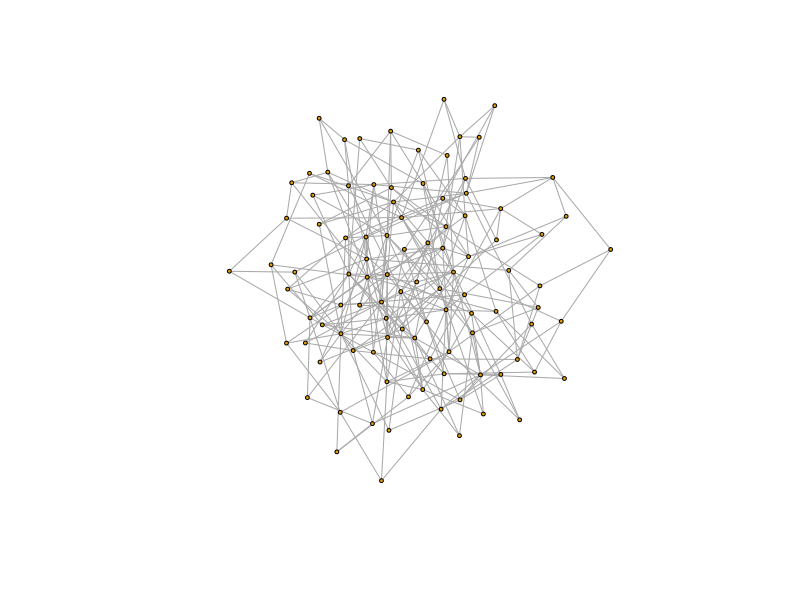
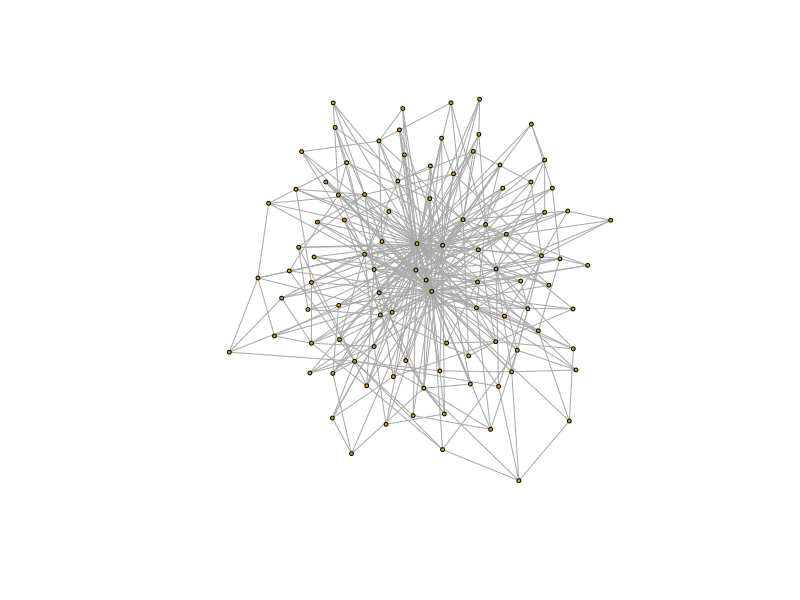

Write R code to recreate these figures, in order.
setwd("C:/Users/rcappaw/Desktop/R/Workflow/igraphEpi-New")
#source("SPATIAL-PIPELINE-NEW-MODEL.R")
library(igraph)
library(Matrix)
library(tidyverse)
#+++++++++++++++++++++++++++++++++++++++++++++++++++++++++++++++++++++++++++++++++++++++++++++
# [1] Spatial Expander Propagation Graph with weighted edges, 
# node attributes, scale free degree distribution, small world effect and community structures
#++++++++++++++++++++++++++++++++++++++++++++++++++++++++++++++++++++++++++++++++++++++++++++++
# Function to generate a spatial scale-free graph
# with the given parameters
#
# Arguments:
#   N: number of nodes
#   r: cutoff distance for adjacency matrix
#   beta: power law parameter for distance-dependent probability
#   m: number of edges added for each new node
#   alpha: parameter controlling strength of degree effect
#   mu: parameter controlling preference when connecting nodes. Thus, preference to care about 
#       spatial distance between nodes when connecting them, vs caring only about vertex degree. 0:care aboutdegree
  #1: care about distance
#   prewire: rewiring probability for small world effect
#   node_attrs: list of node attributes to add to graph
#   edge_weights: logical indicating whether to add edge weights
#
# Returns:
#   A graph object of class igraph
spatial_scale_free_expander_noncomm <- function(N=50, beta=2, m=2, prewire = 0.1,
                                                mu=0.2,add_edge_weight = FALSE,
                                                add_node_attr = FALSE,r=0.1,alpha=0.2) {


  ##--Generate spatial points on a unit square
  #+++++++++++++++++++++++++++++++++++++++++++
  #+quad tree part goes here. This is where I 
  #will call the c++ function
  #+++++++++++++++++++++++++++++++++++++++++++
  points <- matrix(runif(N*2), ncol=2)
  
  
  ##--calculate distance matrix between all pairs of points
  dist_mat <- as.matrix(dist(points))
  ##--Set up graph object
  graph <- list()
  graph$nodes <- 1:m
  ##--initialize the edge_list and adjacency matrix
  graph$edge_list <- data.frame(from=NULL, to=NULL)
  graph$adj_mat <- matrix(0, nrow = N, ncol = N)
  ##--initialize graph with initial set of nodes fully connected to each other
  graph$adj_mat[1:m,m:1]<-1
  diag(graph$adj_mat) <- 0 #exclude self connections for initialialized nodes
  ##--initialize the degree vector
  graph$degrees=rep(m,N)#degree sequence have degree of at least m
  #graph$degrees[1:m]=m-1# Initial set of nodes have degree m-1
  
  ##--Grow the network with new nodes added one at a time using scale-free technique
  for (i in (m+1):N) {
    #preferential attachment probability
    #graph$degrees= rowSums(graph$adj_mat[1:(i-1), ])
    deg_probs<- graph$degrees[1:(i-1)]^alpha/sum(graph$degrees[1:(i-1)]^alpha)
    #spatial attachment probability
    spat_dist_effect <- ifelse(dist_mat[1:(i-1), i] <= r, 1/(1+(dist_mat[1:(i-1), i])^beta), 
                               1+((dist_mat[1:(i-1), i])-N)^beta)
    
    spatial_probs <- spat_dist_effect /sum(spat_dist_effect )#normalise
    print(spatial_probs)
    # total probability of attachment which is normalised
    TotalprobsOfAttach <-(mu*spatial_probs)+((1-mu)*deg_probs)
    #Add m edges between new node to existing nodes with probability proportional to their degree and distance
    targetnodes<- sample(1:(i-1), size = m, replace = TRUE, prob =  TotalprobsOfAttach)
    
    #Attach nodes
    graph$nodes <- c(graph$nodes, i)
   # graph$adj_mat <- rbind(graph$adj_mat, matrix(0, ncol = N, nrow = 1))
    graph$adj_mat[i,  targetnodes] <- 1
    graph$adj_mat[targetnodes, i] <- 1
    
    #Update degree vectors
    graph$degrees[targetnodes] <- graph$degrees[targetnodes]+1
    graph$degrees[i] <- m
    
    #update edge_list
    new_edges <- data.frame(from=i, to=targetnodes)
    graph$edge_list<- rbind(graph$edge_list, new_edges)
    
    #Small-world rewiring with probability prewire
    if (runif(1) < prewire) {
      #Select random node to rewire within cutoff distance
      neighbors <- which(graph$adj_mat[i,] == 1)
      if (length(neighbors) > 0) {
        new_neighbor <- sample(neighbors, 1)
        graph$adj_mat[i, new_neighbor] <- 0
        graph$adj_mat[new_neighbor, i] <- 0
        available_nodes <- setdiff(1:N, c(i, neighbors))
        new_neighbor <- sample(available_nodes, 1)
        graph$adj_mat[i, new_neighbor] <- 1
        graph$adj_mat[new_neighbor, i] <- 1
        }
      }
  }

  ##--Graph object
  GraphModel <- graph.adjacency(as.matrix(graph$adj_mat), mode="undirected")
  GraphModel=igraph::simplify(GraphModel,remove.loops = TRUE,remove.multiple = TRUE)
  graph$GraphObject <- GraphModel

  ##--Create edge weights if requested
  if (add_edge_weight) {
    graph$adj_mat[graph$adj_mat == 1] <- runif(sum(graph$adj_mat == 1))
    graph$Weights=graph$adj_mat
  }

  ##--Create node attributes if requested
  if (add_node_attr) {
    node_attrs <- data.frame(x = points[,1], y = points[,2])
    graph$NodeAttributes=node_attrs
  }
  return(graph)
}

g=spatial_scale_free_expander_noncomm (N=100, beta=0, m=3, prewire = 0, 
                                           add_edge_weight = FALSE,mu=1, 
                                           add_node_attr = T,r=0.9,alpha=3)
plot(g$GraphObject,vertex.label=NA,vertex.size=2)
g$degrees


### Testing with Scale Free barabassi model
SFF=sample_pa(100,power = 1.5, m=4,directed = F,algorithm = c("psumtree"))
SF=igraph::simplify(SFF,remove.loops = TRUE,remove.multiple = TRUE)
degree(SF)
plot(SF,vertex.label=NA,vertex.size=2)
#hist(igraph::degree(SF), breaks=20, main="")

# lo=layout.norm(as.matrix(cbind(g$NodeAttributes$x,g$NodeAttributes$y)))
# plot(g$GraphObject,vertex.label=NA,vertex.size=2,layout=lo)

#+++++++++++++++++++++++++++++++++++++++++++++++++++++++++++++++++++++++++++++++++++++++++++++
# [2] Spatial Expander Propagation Graph with weighted edges, 
# node attributes, scale free degree distribution, small world effect and community structures
#++++++++++++++++++++++++++++++++++++++++++++++++++++++++++++++++++++++++++++++++++++++++++++++
#++ Code in R to grow a spatial scale-free expander graph with the following properties. 
#+This code should be built from scratch and not contain any igraph packages etc.

# 1) Nodes should be generated on a unit square where the initial set of nodes are distributed spatially with an underlying spatial structure, e.g. by not permitting nodes to land too near each other, or not too far from each other using an in built 'quadtree' algorithm built from scratch
# 2) Use the distance matrix to create an adjacency matrix for the graph.o create an adjacency matrix based on the distance matrix, you can define a cutoff distance 'r' and set the adjacency matrix element A_{ij} to 1 if dist_{ij} <= 'r' and 0 otherwise . This parameter 'r' controls the strength of the spatial distance effect
# 3) This network should be grown and nodes should be organized into 
#non-overlapping communities ( or blocks) with nodes connecting with each 
#other within the same community or between communities with an attachment probability 
#favouring short spatial distances and higher degree nodes that follows scale-free sdegree distribution. 
#Include 'alpha': the parameter that controls the strength of the degree effect
# 4)Add a rewiring probability 'prewire' for small world effect to the resulting graph to enhance the connectivity to long range nodes. Thus you can randomly rewire each edge with probability 'prewire' to a random node within a certain distance
# 5) Add arguments to create edge weights, node attributes etc
# 6)Check the expansion properties of the graph by computing the Laplacian matrix. The Laplacian matrix represents the graph's connectivity and its ability to spread information. A good spatial graph should have a small eigenvalue gap, indicating strong expansion properties.
# 7)This graph should be a single function where we can tun', N, 'alpha' , 'prewire', 'm', to generate different graph models

# count nodes for each clusters
#NumOfNodesPerCluster <- table(graph$clusters)
# num_nodes_per_comm <- rep(1, numofComm)


# spatial_scale_free_expander_comm <- function(N=50, beta=2, m=1, prewire = 0.1, numofComm=4, 
#                                              mu=0.2,add_edge_weight = FALSE,
#                                              Prob_Betw_comm=0.1,add_node_attr = FALSE,r=0.1,alpha=0.2) {
#   
#   
# 
#   ##--Generate spatial points on a unit square
#   points <- matrix(runif(N*2), ncol=2)
#   # calculate distance matrix between all pairs of points
#   dist_mat <- as.matrix(dist(points))
#   # Set up graph ogject
#   graph <- list()
#   graph$nodes <- 1:m
#   # initialize the edge_list and adjacency matrix
#   graph$edge_list <- data.frame(from=NULL, to=NULL)
#   graph$adj_mat <- matrix(0, nrow = N, ncol = N)
#   # initialize graph with an initial node and no edges
#   graph$adj_mat[1]<-1
#   # initialize the degree vector
#   #graph$degrees <- numeric(N)
#   graph$degrees=rep(m,N)
#   
#   # initialize the edge_list and community membership
#   graph$edge_list <- as.data.frame(matrix(ncol=2, nrow=0))
#   
#   # create initial community for first node. Assin first node to the first community
#   graph$clusters <- rep(1, N)
#   
#   # Step 2: Create initial community/block probability matrix
#   P_ij <- matrix(0, nrow = numofComm, ncol = numofComm)
#   
#   Prob_Within_comm=1-Prob_Betw_comm
#   
#   if(is.numeric(Prob_Betw_comm)){
#     diag(P_ij) <- Prob_Within_comm
#     P_ij[lower.tri(P_ij)] <- Prob_Betw_comm
#     P_ij[upper.tri(P_ij)] <- t(P_ij)[upper.tri(P_ij)]
#     
#   }else {
#     P_ij <- matrix(runif(numofComm^2), numofComm, numofComm)
#   }
#   
#   # Step 3: Add nodes to the network one by one
#   # Grow the network by adding new nodes and edges
#   for (i in 3:N) {
#     # Step 3i: Create arbitrary number of communities/blocks
#     comm_probs<-rep(1/numofComm, numofComm)#sample.int(numofComm, (i-1), replace = TRUE)
#     graph$clusters[i] <- sample(numofComm, 1, prob = comm_probs)
#     
#     # Step 3ii: Define community probability matrix
#     P_comm <- P_ij[1:numofComm, 1:numofComm]
#     
#     ##--Step 3iii: Define probability of attachment function for within and between-community connections
#     # P_unique_within <- rep(0, (i-1))
#     # P_unique_between <- rep(0, (i-1))
#     
#     spatial_probs <- ifelse(dist_mat[1:(i-1), i] <= r, 1/(1+(dist_mat[1:(i-1), i])^beta), 1/N)
#    # graph$degrees<- rowSums(graph$adj_mat[1:(i-1), ])
#     deg_probs <- (graph$degrees[1:(i-1)]^alpha) / sum( graph$degrees[1:(i-1)]^alpha)
#     
#     # Step 3iv: Add edges within and between communities based on community and attachment probabilty matrix 
#     P_noncomm <- (mu*spatial_probs)+((1-mu)*deg_probs) 
#     P_noncomm<-P_noncomm/sum(P_noncomm)
#     if (numofComm==1){
#       P_join <-P_comm[graph$clusters[(i-1)]] * P_noncomm
#     }else{
#       P_join <-P_comm[graph$clusters[1:(i-1)], graph$clusters[i]] * P_noncomm
#     }
#     
#     #Connect nodes based on attachment probability
#     targetnodes <- sample(1:(i-1), m, replace = TRUE, prob = P_join)
#     graph$adj_mat[i,targetnodes] <- 1
#     graph$adj_mat[targetnodes, i] <- 1
#     graph$degrees[targetnodes] <- graph$degrees[targetnodes] + 1
#     graph$degrees[i] <- m
#     
#     #update edge_list
#     new_edges <- data.frame(from=i, to=targetnodes)
#     graph$edge_list<- rbind(graph$edge_list, new_edges)
#     
#     # Step 4: Small-world rewiring with probability p
#     if (runif(1) < prewire) {
#       # Select random node to rewire within cutoff distance
#       neighbors <- which(graph$adj_mat[i,] == 1)
#       if (length(neighbors) > 0) {
#         new_neighbor <- sample(neighbors, 1)
#         graph$adj_mat[i, new_neighbor] <- 0
#         graph$adj_mat[new_neighbor, i] <- 0
#         available_nodes <- setdiff(1:N, c(i, neighbors))
#         new_neighbor <- sample(available_nodes, 1)
#         graph$adj_mat[i, new_neighbor] <- 1
#         graph$adj_mat[new_neighbor, i] <- 1
#       }
#     }
#   }
#   
#   ### Graph object
#   GraphModel <- graph.adjacency(as.matrix(graph$adj_mat), mode="undirected")
#   GraphModel<-igraph::simplify(GraphModel,remove.loops = TRUE,remove.multiple = TRUE)
#   graph$GraphObject <- GraphModel
#   
#   # Compute graph Laplacian for the expansion property
#   D <- diag(rowSums(graph$adj_mat))
#   L <- D - graph$adj_mat
#   # Compute eigenvalues and eigenvectors of Laplacian matrix
#   eig <- eigen(Matrix(L))
#   eig_values <- Re(eig$values)
#   eig_vectors <- eig$vectors
#   
#   # Compute the expansion ratio
#   lambda_2 <- eig_values[2]
#   lambda_n <- eig_values[nrow(L)]
#   expansion_ratio <- lambda_2 / lambda_n
#   # Check for strong expansion properties
#   #spectral_gap=eigen(Matrix::t(L) %*% L, symmetric=TRUE, only.values=TRUE)$values[n-1]
#   if(!is.connected(GraphModel)||expansion_ratio <= 0){  
#     warning("Graph may not exhibit strong expansion properties or Graph is disconnected")
#   }
#   
#   graph$ExpansionRatio=expansion_ratio
#   
#   if (add_edge_weight) {
#     graph$adj_mat[graph$adj_mat == 1] <- runif(sum(graph$adj_mat == 1))
#     graph$Weights=graph$adj_mat
#   }
#   
#   # Create node attributes if requested
#   if (add_node_attr) {
#     node_attrs <- data.frame(x =   points[,1], y =   points[,2])
#     graph$NodeAttributes=node_attrs
#   } 
#   return(graph)
# }      
# 
# g=spatial_scale_free_expander_comm(N=100, beta=0, m=2, prewire = 0, numofComm=1, 
#                                    mu=0,add_edge_weight = FALSE,
#                                    Prob_Betw_comm=0.0001,add_node_attr = T,r=0,alpha=2) 
# 
# lo=layout.norm(as.matrix(cbind(g$NodeAttributes$x,g$NodeAttributes$y)))
# 
# 
# plot(g$GraphObject,vertex.label=NA,vertex.size=2)
# 
# plot(g$GraphObject,vertex.label=NA,vertex.size=2,layout=lo)
# g$degrees
# 



###++++++++++++++++++++++++++++++++++++++++++++++++++++++++++++++++++++++++++++++++++
###++++++++++++++++++++++++++++++++++++++++++++++++++++++++++++++++++++++++++++++++++
###++++++++++++++++++++++++++++++++++++++++++++++++++++++++++++++++++++++++++++++++++
# The probability attachment function based on the given properties can be defined as follows:
#   
#   Let p(u,v) be the probability of an edge between nodes u and v, then
# 
# p(u,v) = f(u,v)/sum(w(x,v)) where x belongs to N(v) and N(v) is the set of all nodes adjacent to v, and w(x,v) = f(x,v) if d(x,v) <= r, else w(x,v) = alpha * f(x,v) where alpha is a constant such that sum(w(x,v)) <= 1.
# 
# Here, we are using a normalization factor to ensure that the sum of probabilities for all adjacent nodes of v is equal to 1.
# 
# The function f(u,v) is given by:
#   
#   If d(u,v) <= r, then f(u,v) = 1/(1+(d(u,v)^beta))
# 
# If d(u,v) > r, then f(u,v) = c/(1+(d(u,v)^beta))
# 
# where c is a constant such that f(u,v) < 1/(1+(d(u,v)^beta)) when d(u,v) > r.
# 
# The step function for f(u,v) is as follows:
#   
# For d(u,v) <= r, f(u,v) is a monotonically decreasing function of d(u,v) with a maximum value of 1.
# 
# For d(u,v) > r, f(u,v) is a monotonically decreasing function of d(u,v) with a maximum value of c/(1+(r^beta)).
# 
# The value of beta determines the rate at which f(u,v) decreases with distance. A larger value of beta means that the edge probability decreases more rapidly with distance.
# 
# The cutoff distance parameter 'r' determines the distance beyond which the edge probability decreases more rapidly with distance, and the constant 'c' is chosen such that the maximum value of f(u,v) is less than 1/(1+(r^beta)).
